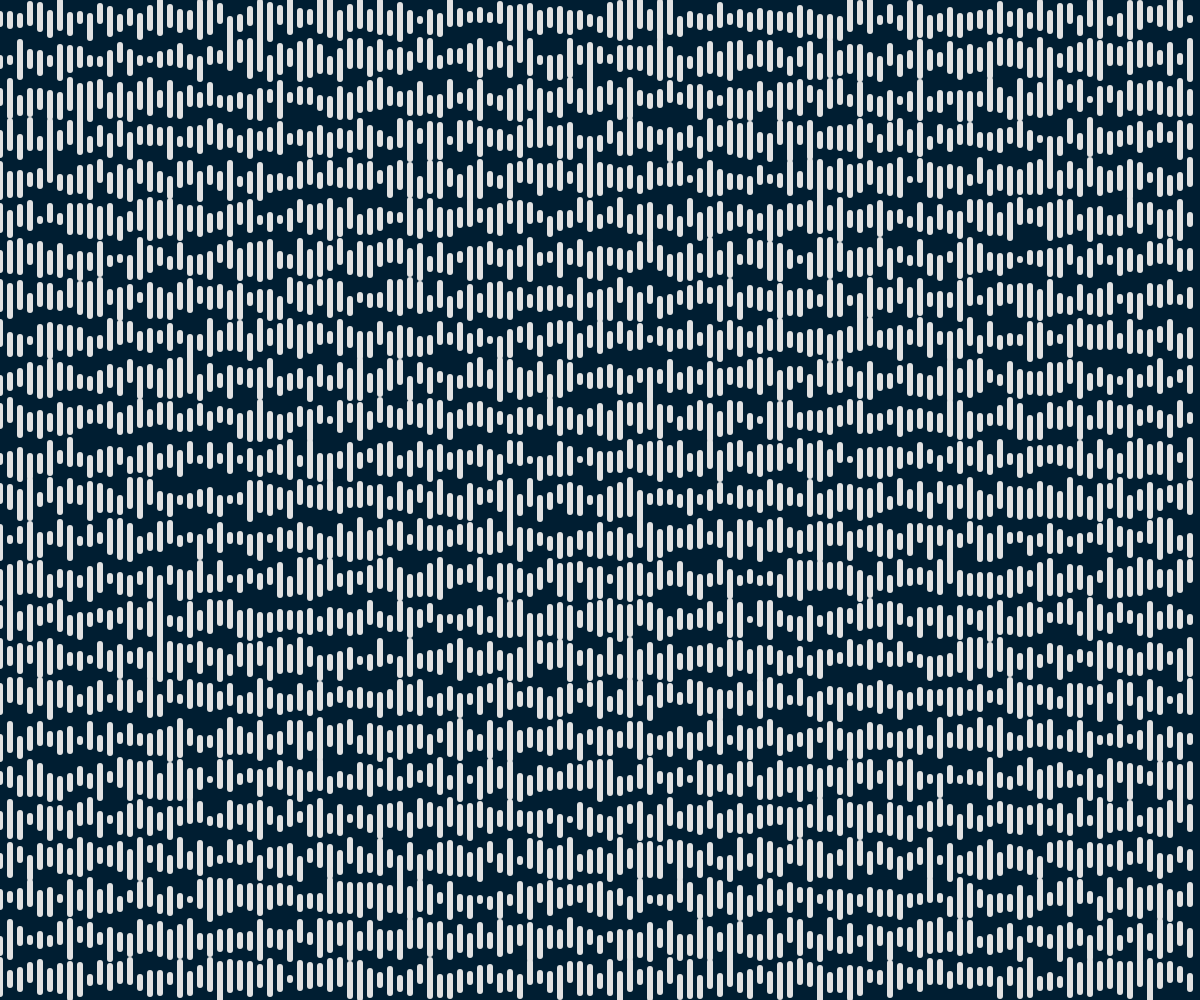
Frame 1 (no input)
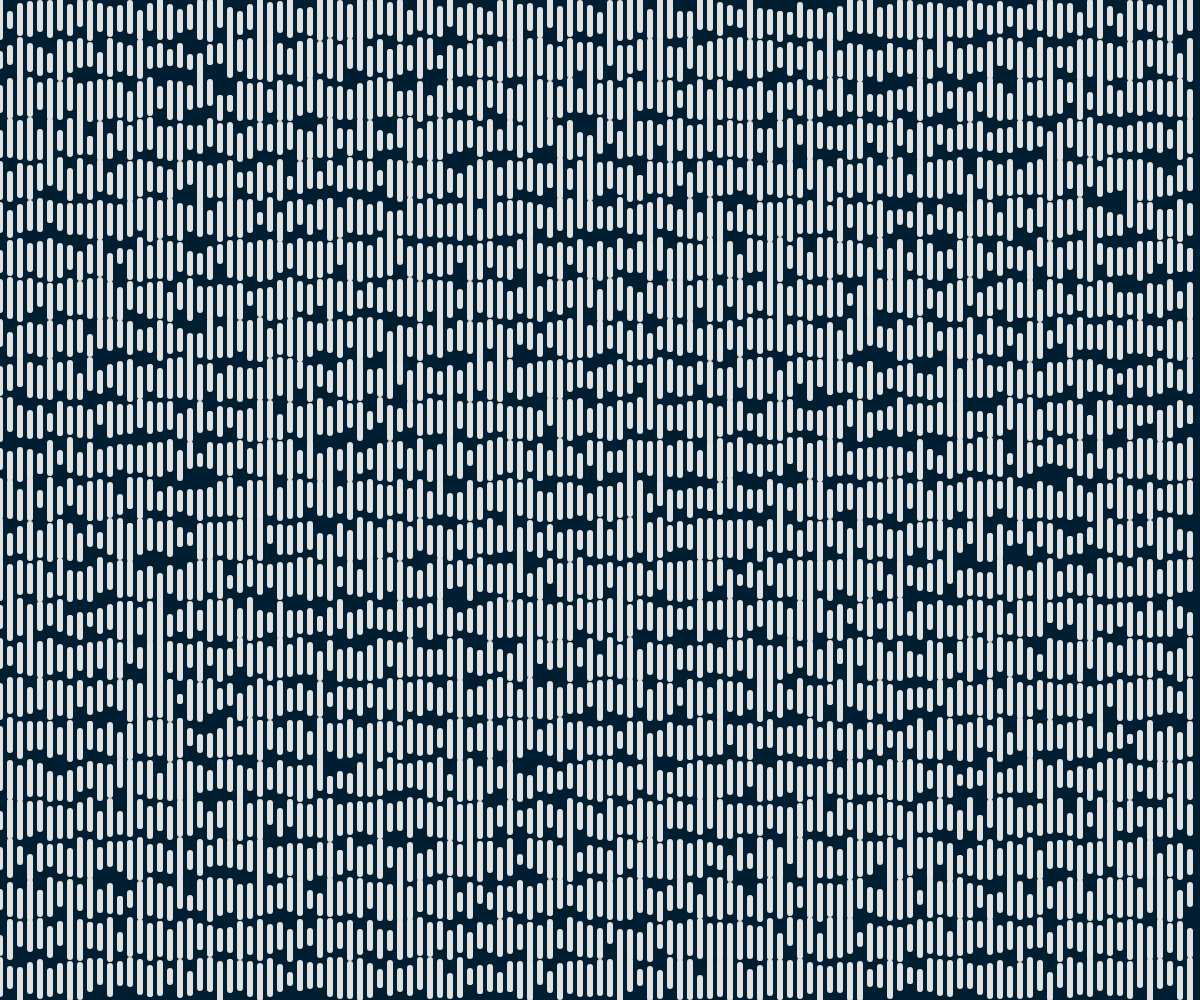
Frame 2 (the mouse pressed at the canvas centre, redrawn once)

The p5.js sketch that drew these frames (run headless with seeded random() and noise() and a simulated clock; the mouse was pressed at the canvas centre and the sketch redrawn once):

// p5.js sketch
// ── sketch.js
var lines = [];
var lineHeight = 40;
var lineWidth = 10;

function setup() {
	createCanvas(windowWidth, windowHeight);
    background(0, 30, 50);
}

function draw() {
    for(var y = 0; y < height; y+= lineHeight){
        for(var x = 0; x < width; x += lineWidth){
            strokeWeight(lineWidth-4);
            stroke(225);
            var y1 = y + floor(random(0, lineHeight/2));
            var y2 = y + floor(random(lineHeight/2, lineHeight));
            line(x, y1, x, y2);
        }
    }
    noLoop();

}
